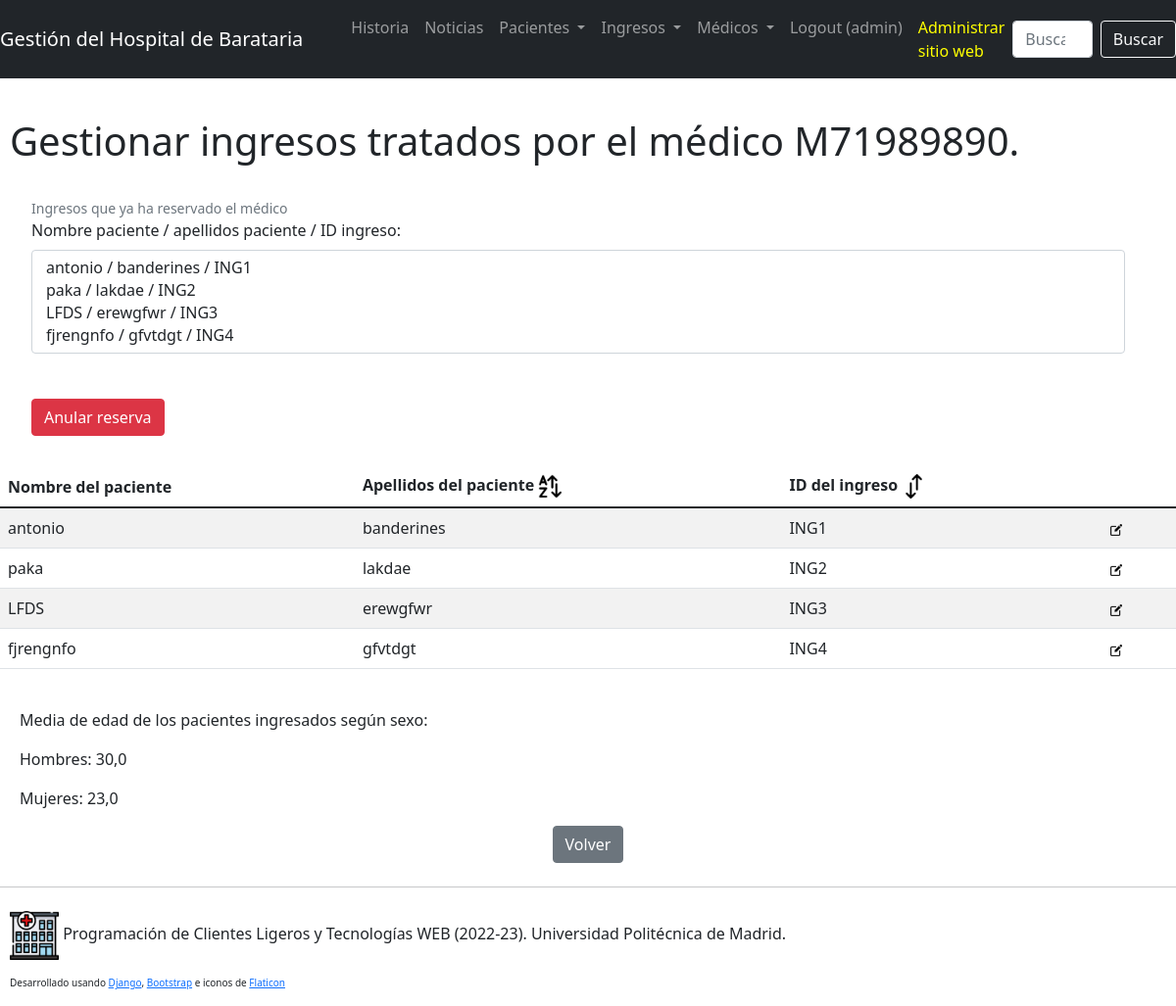
The app's page /hospital/medicos/formularios/reservar/M71989890/ (signed in) with its own data.
### gestHospital/models.py (models this page shows)
class Ingreso(models.Model):
    id = models.CharField(primary_key=True, max_length=20, null=False, unique=True)
    paciente = models.ForeignKey(Paciente, on_delete=models.CASCADE, default=None)
    edad = models.IntegerField(null=False)
    fechaIngreso = models.DateField(null=False)
    fechaAlta = models.DateField(null=True, blank=True)
    descripcion = models.CharField( max_length=2000, blank=True, null=True)

class Paciente( models.Model ):
    nombre = models.CharField( max_length=50, null=False)
    apellidos = models.CharField( max_length=50, null=False)
    numID = models.CharField( max_length=20, primary_key=True, null=False, unique=True)
    sexo = models.CharField( choices=SEXO_OPCIONES, max_length=10, null=False)

### gestHospital/views.py (the view, shortened to what this page needs)
# urls.py: path('medicos/formularios/reservar/<str:numColegiado>/', views.reservarMedico, name='gestHospital-b-f-medico'),
@login_required(login_url=reverse_lazy('gestHospital-login'), redirect_field_name=NEXT_FIELD_LABEL)
def reservarMedico( request: HttpRequest, numColegiado:str) -> HttpResponse:
    if ( request.method == 'GET'):
        ingresos=GestorIngresos.buscarIngreso()
        ingresosReservados=GestorMedicos.obtenerReservas(numColegiado)
        numHombres = 0
        numMujeres = 0
        edadHombres = 0
        edadMujeres = 0
        for ingreso in ingresosReservados:
            if ingreso.paciente.sexo == 'H':
                edadHombres += ingreso.edad
                numHombres += 1
            elif ingreso.paciente.sexo == 'M':
                edadMujeres += ingreso.edad
                numMujeres += 1
        edadMediaHombre = edadHombres / numHombres if numHombres else 0
        edadMediaMujer = edadMujeres / numMujeres if numMujeres else 0
        for ingreso in ingresosReservados:
            ingresos.remove(ingreso)
        return render( request, RESERVAR_MEDICO, {'numColegiado':numColegiado, 'ingresos':ingresos, 'reservados':ingresosReservados, 'edadMediaMujer':edadMediaMujer, 'edadMediaHombre':edadMediaHombre})
        pass

### gestHospital/Hosp.py (called while the page is built, shortened)
    def obtenerReservas( numColegiado ):
        try:
            medico = Medico.objects.get(numColegiado=numColegiado)
            return list(medico.ingresos.all())
            pass
        except ObjectDoesNotExist:
            return None
            pass
        pass

    def buscarIngreso( id=None ):
        if ( id is None ):
            ingresos = list( Ingreso.objects.all())
            return ingresos
            pass
        pass

### gestHospital/templates/gestHospital/reservarMedico.html (shortened to what this page needs)
{% extends gestHospital_base_html %}
{% load static %}
{% block contenido %}
<h1 style="margin-bottom: 30px;"> Gestionar ingresos tratados por el médico {{numColegiado}}.</h1>
{% if numColegiado%}
{% if reservados %}
<form action="{% url 'gestHospital-b-f-medico' numColegiado %}" method="POST">
    <div class="container" style="margin-left: 20px;">
        <div class="row">
            <div class="col">
                <div class="mb-3">
                    <div class="form-text">Ingresos que ya ha reservado el médico</div>
                    <label class="form-label" for="ingreso">Nombre paciente / apellidos paciente / ID ingreso:</label>
                    <select class="form-select" multiple name="ingreso" id="ingreso">
                        {% for ingreso in reservados%}
                            <option value="{{ingreso.id}}">{{ingreso.paciente.nombre}} / {{ingreso.paciente.apellidos}} / {{ingreso.id}}</option>
                        {% endfor %}
                    </select>
                </div>
            </div>
        </div>
        <div class="row">
            <div class="col">
                <button type="submit" class="btn btn-danger">Anular reserva</button>
            </div>
        </div>
    </div>
</form>
{% endif %}
{% if reservados %}
<table class="table table-striped">
  <thead>
    <tr>
      <th scope="col">Nombre del paciente</th>
      <th scope="col">Apellidos del paciente <a href="#" onclick="ordenarPorApellido()"><img src="{% static gestHospital_icono_ordenar%}" width="25" title="Ordenar por apellido"></a></th>
      <th scope="col">ID del ingreso <a href="#" onclick="ordenarPorFecha()"><img src="{% static gestHospital_icono_ordenar1%}" width="25" title="Ordenar por fecha de ingreso"></a></th>
    </tr>
  </thead>
  <tbody>
    {% for ingreso in reservados %}
    <tr>
      <td>{{ ingreso.paciente.nombre }}</td>
      <td>{{ ingreso.paciente.apellidos }}</td>
      <td>{{ ingreso.id }}</td>
      <td><div style="margin-left: 20px;">
        <a href="{% url 'gestHospital-m-f-ingreso' ingreso.id %}"><img
            src=" {% static gestHospital_icono_editar%}" width="12"
        title="Editar {{ingreso.paciente.nombre }} {{ingreso.paciente.apellidos }} {{ingreso.id }}"></a>
        </div></td>
    </tr>
    {% endfor %}
  </tbody>
</table>
{% endif %}
{% else %}
<div class="alert alert-danger" role="alert">
    Faltan parámetros para llevar a cabo la operación
</div>
{% endif %}
{% if reservados %}
  <p> <br> Media de edad de los pacientes ingresados según sexo:</p>
  <p>Hombres: {{edadMediaHombre}}</p>
  <p>Mujeres: {{edadMediaMujer}}</p>
{% endif %}
{% include gestHospital_volver %}
{% endblock %}

### gestHospital/templates/gestHospital/base.html (shortened to what this page needs)
<!DOCTYPE html>
<html lang="es">
<head>
  {% load static %}
  <link href="https://cdn.jsdelivr.net/npm/bootstrap@5.1.3/dist/css/bootstrap.min.css" rel="stylesheet"
>
  <link rel="stylesheet" href="{% static gestHospital_css %}">
</head>
<body>
  <nav class="navbar navbar-expand-lg navbar-dark bg-dark">
    <a class="navbar-brand" href="{% url 'gestHospital-bienvenida' %}">Gestión del Hospital de Barataria</a>
    <div class="collapse navbar-collapse" id="navbar-menu">
      <ul class="navbar-nav mr-auto">
        <li class="nav-item">
          <a class="nav-link" href="{% url 'gestHospital-historia' %}">Historia</a>
        </li>
        <li class="nav-item">
          <a class="nav-link" href="{% url 'gestHospital-noticias' %}">Noticias</a>
        </li>
        {% if user.is_authenticated %}
        <li class="nav-item dropdown">
          <a class="nav-link dropdown-toggle" href="#" id="navbarDropdown" role="button" data-bs-toggle="dropdown" aria-haspopup="true" aria-expanded="false">
            Pacientes
          </a>
        </li>
        <li class="nav-item dropdown">
          <a class="nav-link dropdown-toggle" href="#" id="navbarDropdown" role="button" data-bs-toggle="dropdown" aria-haspopup="true" aria-expanded="false">
            Ingresos
          </a>
        </li>
        <li class="nav-item dropdown">
          <a class="nav-link dropdown-toggle" href="#" id="navbarDropdown" role="button" data-bs-toggle="dropdown" aria-haspopup="true" aria-expanded="false">
            Médicos
          </a>
        </li>
        <li class="nav-item">
          <a class="nav-link" href="{% url 'gestHospital-logout' %}">Logout&nbsp;({{user.username}})</a>
        </li>
        {% else %}
        <li class="nav-item">
          <a class="nav-link" href="{% url 'gestHospital-login' %}">Login</a>
        </li>
        {% endif %}
        <li class="nav-item">
          <a class="nav-link" href="{% url 'admin:index' %}" target="_blank" style="color:yellow">Administrar sitio
            web</a>
        </li>
      </ul>
    </div>
    {% if user.is_authenticated %}
    <form class="d-flex" role="search" action="{% url 'gestHospital-s-f-paciente' %}" method="POST">
      <input class="form-control me-2" type="search" placeholder="Buscar paciente" aria-label="Buscar" max_length=50 required
        id="id_texto" name="texto">
      <button class="btn btn-outline-light" type="submit">Buscar</button>
    </form>
    {% endif %}
  </nav>
  <div class="jumbotron">
    <div id='content'>
      {% block contenido %}{% endblock %}
    </div>
    <div id='foot'>
      <hr class="my-4">
      <p class="foot">
        <img src="{% static gestHospital_imagen_hospital %}" class="img-tumbnail" width="50" height="50"
          alt="Icono de un hospital">
        Programación de Clientes Ligeros y Tecnologías WEB (2022-23). Universidad Politécnica de Madrid.
      </p>
      <p class="foot" style="font-size: x-small;"> Desarrollado usando <a
          href="https://www.djangoproject.com/">Django</a>, <a href="https://getbootstrap.com/">Bootstrap</a> e iconos
        de <a href="https://www.flaticon.com/" title="icons">Flaticon</a></p>
    </div>
  </div>
</body>
</html>

### gestHospital/static/gestHospital/gestHospital.css (style rules this page uses)
h1 { margin-left: 10px; margin-top: 40px; margin-bottom: 10px; margin-right: 20px; }
p { margin-left: 20px; margin-right: 20px; }
ul { margin-left: 25px; }
p.foot { margin-left: 10px; }
div.row { margin-bottom: 30px; }

### records on screen
Ingreso: paciente.nombre "antonio", paciente.apellidos "banderines", id "ING1"
Ingreso: paciente.nombre "paka", paciente.apellidos "lakdae", id "ING2"
Ingreso: paciente.nombre "LFDS", paciente.apellidos "erewgfwr", id "ING3"
Ingreso: paciente.nombre "fjrengnfo", paciente.apellidos "gfvtdgt", id "ING4"

### other values on screen
{{ user.username }} "admin"
{{ numColegiado }} "M71989890"
{{ edadMediaHombre }} "30,0"
{{ edadMediaMujer }} "23,0"
